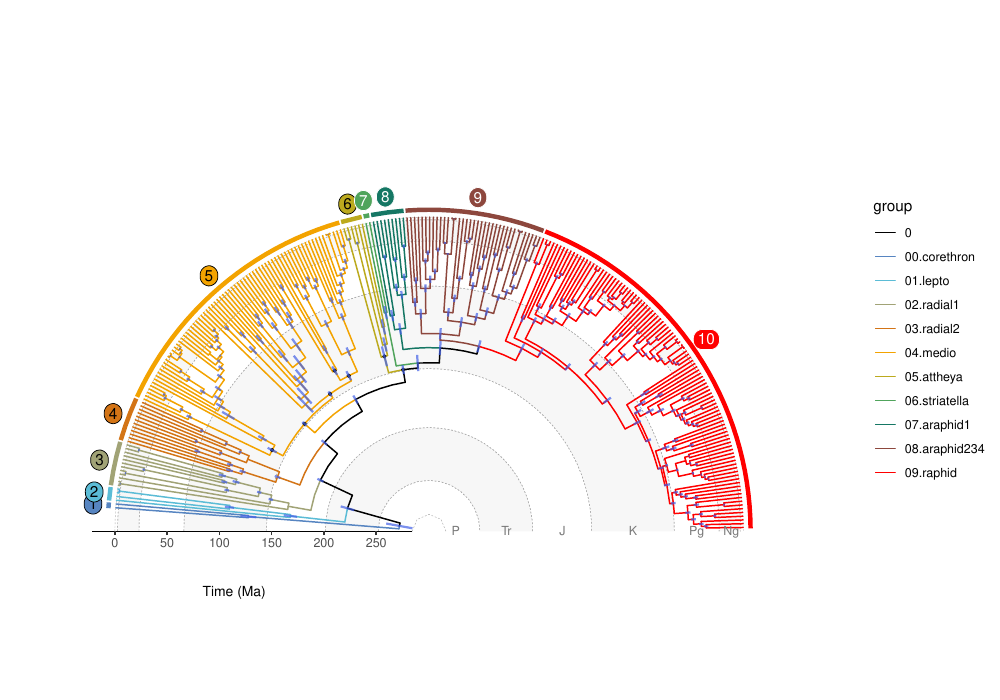

Generate this figure with R:
# Fan tree with time scale

library(ggplot2)
library(ggtree)
library(treeio)
library(deeptime)
library(ape)
library(readxl)
library(viridis)
library(dplyr)
library(purrr)
library(wesanderson)

##### --- the tree --- #####
diatom.tree <- treeio::read.mcmctree("fan-figure/summary-topology.nex")
no_bolid <- treeio::drop.tip(
  object = diatom.tree,
  tip = diatom.tree@phylo$tip.label[1]
)

##### --- the data --- #####
diatom.data <- readxl::read_excel("fan-figure/voucher-list.xlsx")

##### --- prep for plotting --- #####
tips_only <- diatom.data[
  diatom.data$label %in% no_bolid@phylo$tip.label,
]
major_group_info <- split(tips_only$label, tips_only$clade.color)
major_groups <- groupOTU(no_bolid, major_group_info)

##### --- data frame for time scale labels --- #####
periods <- data.frame(
  start = c(0, 23, 66, 145, 201, 252, 298),
  end = c(23, 66, 145, 201, 252, 298, 359),
  mid = c(11.5, 44.5, 105.5, 173, 226.5, 275, 328.5),
  period = c(
    "Neogene",
    "Paleogene",
    "Cretaceous",
    "Jurassic",
    "Triassic",
    "Permian",
    "Carboniferous"
  ),
  abbrv = c("Ng", "Pg", "K", "J", "Tr", "P", "C")
)

periods <- periods[-7, ]

##### --- data frame for clade labels --- #####
no_bolid_phy <- no_bolid@phylo
no_bolid_dat <- diatom.data[diatom.data$label %in% no_bolid_phy$tip.label, ]

clade_mrcas <- no_bolid_dat |>
  dplyr::group_split(clade.color) |>
  purrr::map_dfr(~ {
    anc <- ape::getMRCA(no_bolid_phy, .x$label)
    data.frame(group = unique(.x$clade.color), node = anc)
  }) |>
  dplyr::mutate(label = factor(dplyr::row_number()))

n_cols <- length(unique(no_bolid_dat$clade.color))
bar_colors <- wesanderson::wes_palette(
  name = "Darjeeling1",
  n = n_cols,
  type = "continuous"
)
bar_colors <- rev(bar_colors)
bar_colors <- c("#5785c1", bar_colors[-3])


fan_timescale_plot <- function(wes_pal = bar_colors) {
  if (length(wes_pal) == 1 && !wes_pal %in% names(wesanderson::wes_palettes)) {
    n_cols <- length(unique(no_bolid_dat$clade.color))
    bar_colors <- wesanderson::wes_palette(
      name = wes_pal,
      n = n_cols,
      type = "continuous"
    )
    bar_colors <- rev(bar_colors)
    file_pdf <- sprintf("fan-figure/fan-timescale-%s.png", wes_pal)
    file_png <- sprintf("fan-figure/fan-timescale-%s.pdf", wes_pal)
  } else {
    bar_colors <- wes_pal
    file_pdf <- sprintf("fan-figure/fan-timescale-%s.png", "custom")
    file_png <- sprintf("fan-figure/fan-timescale-%s.pdf", "custom")
  }

  text_colors <- rev(c(rep("#FFFFFF", 4), rep("#000000", 6)))

  ##### --- plot --- #####
  p <- revts(ggtree(major_groups, aes(color = group))) +
    coord_geo_radial(
      dat = "periods",
      start = -0.5 * pi,
      end = 0.5 * pi,
      fill = c("#FFFFFF", "#f7f7f7"),
      color = "darkgrey",
      lty = "dashed",
      lwd = 0.15,
    ) +
    geom_range("height_0.95_HPD", color = "#4361e7", size = 0.75, alpha = .7) +
    ggtree::geom_cladelab(
      data = clade_mrcas,
      mapping = aes(
        node = node, label = label, fill = label,
        hjust = 0.5, yjust = 1
      ),
      geom = "label",
      show.legend = FALSE,
      extend = 0.25,
      offset = 7,
      offset.text = 15,
      barsize = 1.5,
      barcolour = bar_colors,
      textcolour = text_colors,
      label.r = unit(0.5, "lines")
    ) +
    ggplot2::geom_text(
      data = periods,
      ggplot2::aes(x = -mid, y = 257, label = abbrv),
      inherit.aes = FALSE,
      size = 3,
      color = "#797979"
    ) +
    ggplot2::scale_color_manual(values = c("black", bar_colors)) +
    ggplot2::scale_fill_manual(values = c(bar_colors)) +
    ggplot2::scale_y_continuous(
      expand = ggplot2::expansion(add = c(6, 0)),
      guide = FALSE
    ) +
    ggplot2::scale_x_continuous(
      breaks = seq(-300, 0, 50),
      labels = abs(seq(-300, 0, 50)),
      expand = ggplot2::expansion(add = c(NA, 0)),
    ) +
    ggplot2::labs(y = "Time (Ma)") +
    ggplot2::theme_classic() +
    ggplot2::theme(
      axis.title.x = ggplot2::element_text(vjust = -2, hjust = 0.25, size = 10),
    )

  ggplot2::ggsave(file_pdf, p, width = 10, height = 7, dpi = 300)
  ggplot2::ggsave(file_png, p, width = 10, height = 7)

  # needs pkg `svglite`
  # ggplot2::ggsave("fan-timescale.svg", p, width = 10, height = 7)
}

fan_timescale_plot()

# all_wes_palettes <- names(wesanderson::wes_palettes)

# purrr::map(all_wes_palettes, ~ fan_timescale_plot(.x))
